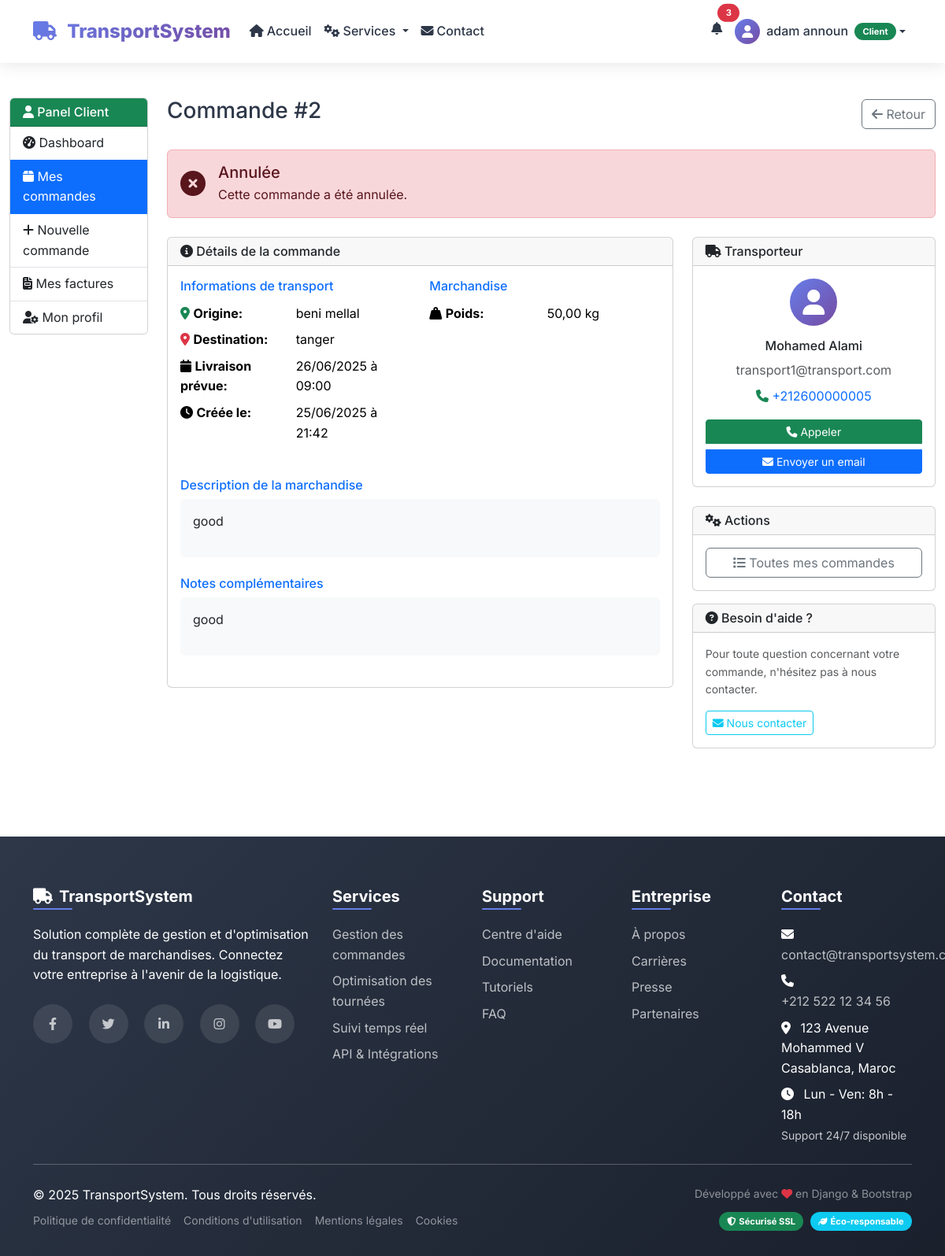
The page /client/commandes/2/ (signed in) on the database its author committed.
### utilisateurs/models.py (models this page shows, shortened)
class Commande(models.Model):
    STATUS_CHOICES = [
        ('en_attente', 'En attente'),
        ('affectee', 'Affectée'),
        ('planifiee', 'Planifiée'),  # Nouveau statut
        ('en_cours', 'En cours'),
        ('livree', 'Livrée'),
        ('annulee', 'Annulée'),
    ]
    PRIORITY_CHOICES = [
        ('basse', 'Basse'),
        ('normale', 'Normale'),
        ('haute', 'Haute'),
        ('urgente', 'Urgente'),
    ]
    id = models.AutoField(primary_key=True)
    client = models.ForeignKey(User, on_delete=models.CASCADE, related_name='commandes_client')
    transporteur = models.ForeignKey(User, on_delete=models.CASCADE, related_name='commandes_transporteur', null=True, blank=True)
    planificateur = models.ForeignKey(User, on_delete=models.SET_NULL, related_name='commandes_planifiees', null=True, blank=True)  # Nouveau champ
    origine = models.CharField(max_length=200)
    destination = models.CharField(max_length=200)
    description_marchandise = models.TextField()
    poids = models.DecimalField(max_digits=10, decimal_places=2, validators=[MinValueValidator(Decimal('0.01'))])
    date_creation = models.DateTimeField(auto_now_add=True)
    date_livraison_prevue = models.DateTimeField()
    date_livraison_planifiee = models.DateTimeField(null=True, blank=True)  # Nouveau champ pour la planification
    statut = models.CharField(max_length=20, choices=STATUS_CHOICES, default='en_attente')
    priorite = models.CharField(max_length=10, choices=PRIORITY_CHOICES, default='normale')  # Nouveau champ
    prix = models.DecimalField(max_digits=10, decimal_places=2, null=True, blank=True)
    notes = models.TextField(blank=True)
    distance_estimee = models.DecimalField(max_digits=8, decimal_places=2, null=True, blank=True)  # En km
    duree_estimee = models.DurationField(null=True, blank=True)  # Durée estimée du transport
    class Meta:
        managed = True
        db_table = 'commandes'
        ordering = ['-date_creation']
        indexes = [
            models.Index(fields=['statut', 'date_creation']),
            models.Index(fields=['transporteur', 'statut']),
            models.Index(fields=['planificateur', 'statut']),
        ]
    def get_statut_display(self):
        return dict(self.STATUS_CHOICES).get(self.statut, self.statut)

class User(models.Model):
    ROLE_CHOICES = [
        ('admin', 'Admin'),
        ('client', 'Client'),
        ('transporteur', 'Transporteur'),
        ('planificateur', 'Planificateur')
    ]
    id = models.AutoField(primary_key=True)
    username = models.CharField(max_length=50, unique=True)
    email = models.CharField(max_length=100, unique=True)
    password = models.CharField(max_length=255)
    role = models.CharField(max_length=15, choices=ROLE_CHOICES)
    first_name = models.CharField(max_length=50, null=True, blank=True)
    last_name = models.CharField(max_length=50, null=True, blank=True)
    phone = models.CharField(max_length=20, null=True, blank=True)
    created_at = models.DateTimeField(auto_now_add=True)
    updated_at = models.DateTimeField(auto_now=True)
    is_active = models.BooleanField(default=True)
    class Meta:
        managed = True
        db_table = 'users'

### utilisateurs/views.py (the view)
    def _wrapped_view(request, *args, **kwargs):
        if 'user_id' not in request.session or request.session.get('role') != 'client':
            messages.error(request, 'Accès non autorisé.')
            return redirect('login')
        return view_func(request, *args, **kwargs)

### utilisateurs/views.py (called while the page is built)
def client_required(view_func):
    def _wrapped_view(request, *args, **kwargs):
        if 'user_id' not in request.session or request.session.get('role') != 'client':
            messages.error(request, 'Accès non autorisé.')
            return redirect('login')
        return view_func(request, *args, **kwargs)
    return _wrapped_view

@client_required
def client_commande_detail(request, commande_id):
    user_id = request.session['user_id']
    commande = get_object_or_404(Commande, id=commande_id, client_id=user_id)
    context = {
        'commande': commande,
    }
    return render(request, 'client/client_commande_detail.html', context)

### templates/client/client_commande_detail.html (shortened to what this page needs)
{% extends 'public/base.html' %}
{% block content %}
<div class="container-fluid py-4">
    <div class="row">
        <div class="col-md-3 col-lg-2">
            <div class="card">
                <div class="card-header bg-success text-white">
                    <h6 class="mb-0"><i class="fas fa-user"></i> Panel Client</h6>
                </div>
                <div class="list-group list-group-flush">
                    <a href="{% url 'client_dashboard' %}" class="list-group-item list-group-item-action">
                        <i class="fas fa-tachometer-alt"></i> Dashboard
                    </a>
                    <a href="{% url 'client_commandes' %}" class="list-group-item list-group-item-action active">
                        <i class="fas fa-box"></i> Mes commandes
                    </a>
                    <a href="{% url 'client_nouvelle_commande' %}" class="list-group-item list-group-item-action">
                        <i class="fas fa-plus"></i> Nouvelle commande
                    </a>
                    <a href="{% url 'client_factures' %}" class="list-group-item list-group-item-action">
                        <i class="fas fa-file-invoice"></i> Mes factures
                    </a>
                    <a href="{% url 'client_profil' %}" class="list-group-item list-group-item-action">
                        <i class="fas fa-user-cog"></i> Mon profil
                    </a>
                </div>
            </div>
        </div>
        <div class="col-md-9 col-lg-10">
            <div class="d-flex justify-content-between align-items-center mb-4">
                <h1 class="h3">Commande #{{ commande.id }}</h1>
                <div class="btn-group">
                    <a href="{% url 'client_commandes' %}" class="btn btn-outline-secondary">
                        <i class="fas fa-arrow-left"></i> Retour
                    </a>
                </div>
            </div>
            <div class="alert alert-{% if commande.statut == 'livree' %}success{% elif commande.statut == 'en_cours' %}warning{% elif commande.statut == 'affectee' %}info{% elif commande.statut == 'annulee' %}danger{% else %}secondary{% endif %} mb-4">
                <div class="d-flex align-items-center">
                    <i class="fas fa-{% if commande.statut == 'livree' %}check-circle{% elif commande.statut == 'en_cours' %}truck{% elif commande.statut == 'affectee' %}user-check{% elif commande.statut == 'annulee' %}times-circle{% else %}clock{% endif %} fa-2x me-3"></i>
                    <div>
                        <h5 class="mb-1">{{ commande.get_statut_display }}</h5>
                        <p class="mb-0">
                            {% if commande.statut == 'en_attente' %}
                                Votre commande est en attente d'affectation à un transporteur.
                            {% elif commande.statut == 'affectee' %}
                                Votre commande a été affectée à un transporteur. La livraison va bientôt commencer.
                            {% elif commande.statut == 'en_cours' %}
                                Votre commande est actuellement en cours de livraison.
                            {% elif commande.statut == 'livree' %}
                                Votre commande a été livrée avec succès !
                            {% elif commande.statut == 'annulee' %}
                                Cette commande a été annulée.
                            {% endif %}
                        </p>
                    </div>
                </div>
            </div>
            <div class="row">
                <div class="col-lg-8 mb-4">
                    <div class="card">
                        <div class="card-header">
                            <h6 class="mb-0"><i class="fas fa-info-circle"></i> Détails de la commande</h6>
                        </div>
                        <div class="card-body">
                            <div class="row mb-4">
                                <div class="col-md-6">
                                    <h6 class="text-primary">Informations de transport</h6>
                                    <table class="table table-sm table-borderless">
                                        <tr>
                                            <td><i class="fas fa-map-marker-alt text-success"></i> <strong>Origine:</strong></td>
                                            <td>{{ commande.origine }}</td>
                                        </tr>
                                        <tr>
                                            <td><i class="fas fa-map-marker-alt text-danger"></i> <strong>Destination:</strong></td>
                                            <td>{{ commande.destination }}</td>
                                        </tr>
                                        <tr>
                                            <td><i class="fas fa-calendar"></i> <strong>Livraison prévue:</strong></td>
                                            <td>{{ commande.date_livraison_prevue|date:"d/m/Y à H:i" }}</td>
                                        </tr>
                                        <tr>
                                            <td><i class="fas fa-clock"></i> <strong>Créée le:</strong></td>
                                            <td>{{ commande.date_creation|date:"d/m/Y à H:i" }}</td>
                                        </tr>
                                    </table>
                                </div>
                                <div class="col-md-6">
                                    <h6 class="text-primary">Marchandise</h6>
                                    <table class="table table-sm table-borderless">
                                        <tr>
                                            <td><i class="fas fa-weight-hanging"></i> <strong>Poids:</strong></td>
                                            <td>{{ commande.poids }} kg</td>
                                        </tr>
                                    </table>
                                </div>
                            </div>
                            <div class="mb-4">
                                <h6 class="text-primary">Description de la marchandise</h6>
                                <div class="bg-light p-3 rounded">
                                    {{ commande.description_marchandise|linebreaks }}
                                </div>
                            </div>
                            {% if commande.notes %}
                            <div class="mb-4">
                                <h6 class="text-primary">Notes complémentaires</h6>
                                <div class="bg-light p-3 rounded">
                                    {{ commande.notes|linebreaks }}
                                </div>
                            </div>
                            {% endif %}
                        </div>
                    </div>
                </div>
                <div class="col-lg-4 mb-4">
                    {% if commande.transporteur %}
                    <div class="card mb-4">
                        <div class="card-header">
                            <h6 class="mb-0"><i class="fas fa-truck"></i> Transporteur</h6>
                        </div>
                        <div class="card-body text-center">
                            <div class="avatar bg-warning rounded-circle p-3 mx-auto mb-3" style="width: 60px; height: 60px;">
                                <i class="fas fa-user fa-2x text-white"></i>
                            </div>
                            <h6>{{ commande.transporteur.first_name }} {{ commande.transporteur.last_name }}</h6>
                            <p class="text-muted mb-2">{{ commande.transporteur.email }}</p>
                            {% if commande.transporteur.phone %}
                            <p class="mb-3">
                                <i class="fas fa-phone text-success"></i>
                                <a href="tel:{{ commande.transporteur.phone }}" class="text-decoration-none">{{ commande.transporteur.phone }}</a>
                            </p>
                            {% endif %}
                            <div class="btn-group-vertical w-100">
                                {% if commande.transporteur.phone %}
                                <a href="tel:{{ commande.transporteur.phone }}" class="btn btn-success btn-sm mb-2">
                                    <i class="fas fa-phone"></i> Appeler
                                </a>
                                {% endif %}
                                <a href="mailto:{{ commande.transporteur.email }}?subject=Commande #{{ commande.id }}" class="btn btn-primary btn-sm">
                                    <i class="fas fa-envelope"></i> Envoyer un email
                                </a>
                            </div>
                        </div>
                    </div>
                    {% endif %}
                    <div class="card">
                        <div class="card-header">
                            <h6 class="mb-0"><i class="fas fa-cogs"></i> Actions</h6>
                        </div>
                        <div class="card-body">
                            <a href="{% url 'client_commandes' %}" class="btn btn-outline-secondary btn-block">
                                <i class="fas fa-list"></i> Toutes mes commandes
                            </a>
                        </div>
                    </div>
                    <div class="card mt-3">
                        <div class="card-header">
                            <h6 class="mb-0"><i class="fas fa-question-circle"></i> Besoin d'aide ?</h6>
                        </div>
                        <div class="card-body">
                            <p class="small text-muted">
                                Pour toute question concernant votre commande, n'hésitez pas à nous contacter.
                            </p>
                            <a href="{% url 'contact' %}" class="btn btn-outline-info btn-sm">
                                <i class="fas fa-envelope"></i> Nous contacter
                            </a>
                        </div>
                    </div>
                </div>
            </div>
        </div>
    </div>
</div>
{% endblock %}

### templates/public/base.html (style rules this page uses)
:root { --primary-color: #667eea; --secondary-color: #764ba2; --accent-color: #f093fb; --success-color: #4facfe; --text-dark: #2d3748; --text-light: #718096; --bg-light: #f7fafc; --border-color: #e2e8f0; }
* { margin: 0; padding: 0; box-sizing: border-box; }
body { font-family: 'Inter', sans-serif; line-height: 1.6; color: var(--text-dark); overflow-x: hidden; }
.avatar { background: linear-gradient(135deg, var(--primary-color), var(--secondary-color)); }

### templates/client/client_commande_detail.html (style rules this page uses)
.avatar { display: flex; align-items: center; justify-content: center; }
.table-borderless td { border: none; padding: 0.25rem 0; }
.btn-block { width: 100%; }

### rows shown on the page
Commande: id "2", statut "Annulée", origine "beni mellal", destination "tanger", date_livraison_prevue "26/06/2025 à 09:00", date_creation "25/06/2025 à 21:42", poids "50,00", description_marchandise "good", notes "good", transporteur.first_name "Mohamed", transporteur.last_name "Alami", transporteur.email "transport1@transport.com", transporteur.phone "+212600000005"

### other values the page prints
{{ request.session.first_name }} "adam"
{{ request.session.last_name }} "announ"
{{ request.session.role|capfirst }} "Client"
